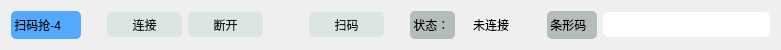
  <widget class="QWidget" name="layoutWidget_4">
   <property name="geometry">
    <rect>
     <x>20</x>
     <y>200</y>
     <width>781</width>
     <height>30</height>
    </rect>
   </property>
   <layout class="QGridLayout" name="gridLayout_4">
    <item row="0" column="2">
     <widget class="QPushButton" name="pb_Connect_4">
      <property name="minimumSize">
       <size>
        <width>75</width>
        <height>25</height>
       </size>
      </property>
      <property name="styleSheet">
       <string notr="true">background: rgb(220, 230, 225);
border-color: rgb(0, 0, 0);
border-radius: 5px;
color:rgb(24, 28, 27);</string>
      </property>
      <property name="text">
       <string>连接</string>
      </property>
     </widget>
    </item>
    <item row="0" column="5">
     <widget class="QPushButton" name="pb_Scan_4">
      <property name="minimumSize">
       <size>
        <width>75</width>
        <height>25</height>
       </size>
      </property>
      <property name="styleSheet">
       <string notr="true">background: rgb(220, 230, 225);
border-color: rgb(0, 0, 0);
border-radius: 5px;
color:rgb(24, 28, 27);</string>
      </property>
      <property name="text">
       <string>扫码</string>
      </property>
     </widget>
    </item>
    <item row="0" column="8">
     <widget class="QLabel" name="lb_State_4">
      <property name="minimumSize">
       <size>
        <width>60</width>
        <height>25</height>
       </size>
      </property>
      <property name="text">
       <string>未连接</string>
      </property>
      <property name="alignment">
       <set>Qt::AlignCenter</set>
      </property>
     </widget>
    </item>
    <item row="0" column="0">
     <widget class="QLabel" name="lb_Scaner_4">
      <property name="minimumSize">
       <size>
        <width>70</width>
        <height>28</height>
       </size>
      </property>
      <property name="styleSheet">
       <string notr="true">border-radius: 5px;
background-color: rgb(85, 170, 255);</string>
      </property>
      <property name="text">
       <string> 扫码抢-4 </string>
      </property>
     </widget>
    </item>
    <item row="0" column="6">
     <spacer name="horizontalSpacer_13">
      <property name="orientation">
       <enum>Qt::Horizontal</enum>
      </property>
      <property name="sizeType">
       <enum>QSizePolicy::Fixed</enum>
      </property>
      <property name="sizeHint" stdset="0">
       <size>
        <width>20</width>
        <height>20</height>
       </size>
      </property>
     </spacer>
    </item>
    <item row="0" column="9">
     <spacer name="horizontalSpacer_14">
      <property name="orientation">
       <enum>Qt::Horizontal</enum>
      </property>
      <property name="sizeType">
       <enum>QSizePolicy::Fixed</enum>
      </property>
      <property name="sizeHint" stdset="0">
       <size>
        <width>20</width>
        <height>20</height>
       </size>
      </property>
     </spacer>
    </item>
    <item row="0" column="3">
     <widget class="QPushButton" name="pb_Disconnect_4">
      <property name="minimumSize">
       <size>
        <width>75</width>
        <height>25</height>
       </size>
      </property>
      <property name="styleSheet">
       <string notr="true">background: rgb(220, 230, 225);
border-color: rgb(0, 0, 0);
border-radius: 5px;
color:rgb(24, 28, 27);</string>
      </property>
      <property name="text">
       <string>断开</string>
      </property>
     </widget>
    </item>
    <item row="0" column="7">
     <widget class="QLabel" name="label_8">
      <property name="minimumSize">
       <size>
        <width>45</width>
        <height>25</height>
       </size>
      </property>
      <property name="styleSheet">
       <string notr="true">border-radius: 5px;
background-color: rgb(180, 189, 184);</string>
      </property>
      <property name="text">
       <string> 状态：</string>
      </property>
     </widget>
    </item>
    <item row="0" column="11">
     <widget class="QLineEdit" name="le_CodeData_4">
      <property name="minimumSize">
       <size>
        <width>75</width>
        <height>25</height>
       </size>
      </property>
      <property name="styleSheet">
       <string notr="true">border-radius: 6px;
</string>
      </property>
     </widget>
    </item>
    <item row="0" column="4">
     <spacer name="horizontalSpacer_15">
      <property name="orientation">
       <enum>Qt::Horizontal</enum>
      </property>
      <property name="sizeType">
       <enum>QSizePolicy::Fixed</enum>
      </property>
      <property name="sizeHint" stdset="0">
       <size>
        <width>40</width>
        <height>20</height>
       </size>
      </property>
     </spacer>
    </item>
    <item row="0" column="1">
     <spacer name="horizontalSpacer_16">
      <property name="orientation">
       <enum>Qt::Horizontal</enum>
      </property>
      <property name="sizeType">
       <enum>QSizePolicy::Fixed</enum>
      </property>
      <property name="sizeHint" stdset="0">
       <size>
        <width>20</width>
        <height>20</height>
       </size>
      </property>
     </spacer>
    </item>
    <item row="0" column="10">
     <widget class="QLabel" name="label_9">
      <property name="minimumSize">
       <size>
        <width>50</width>
        <height>25</height>
       </size>
      </property>
      <property name="styleSheet">
       <string notr="true">border-radius: 5px;
background-color: rgb(180, 189, 184);</string>
      </property>
      <property name="text">
       <string> 条形码</string>
      </property>
     </widget>
    </item>
   </layout>
  </widget>
